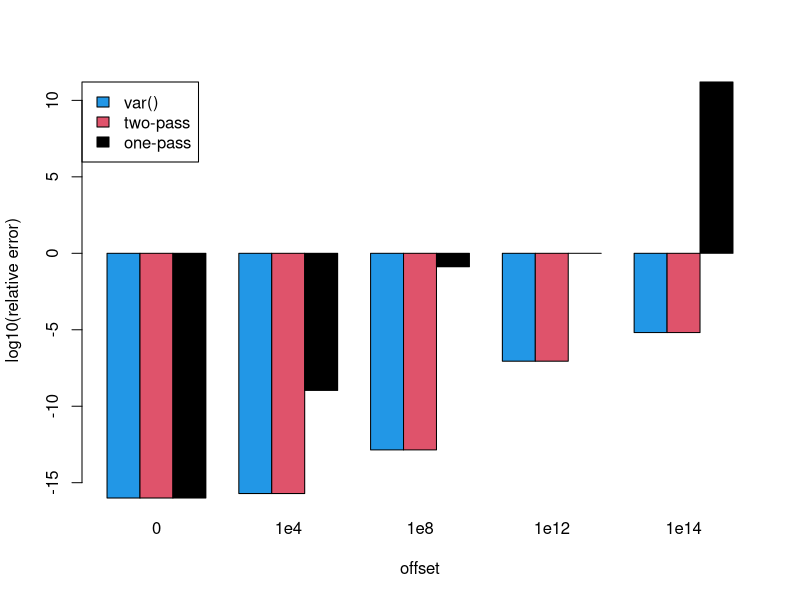
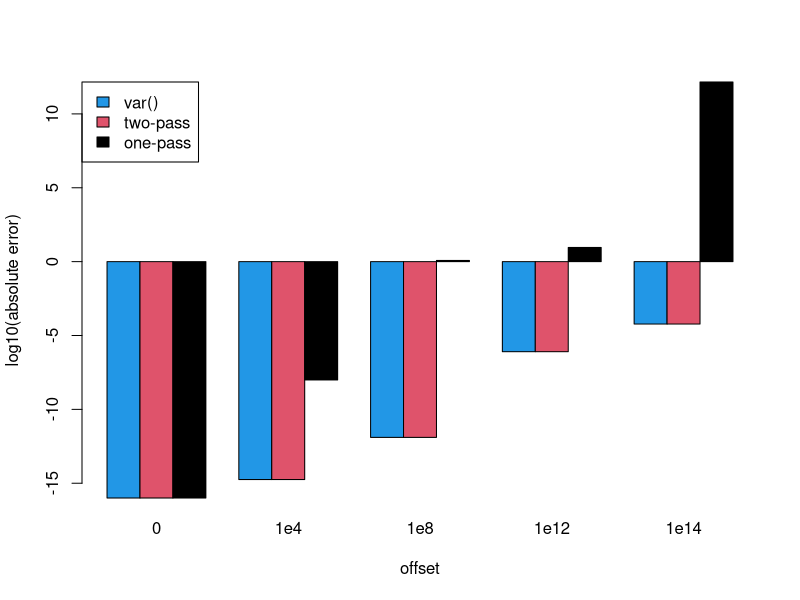
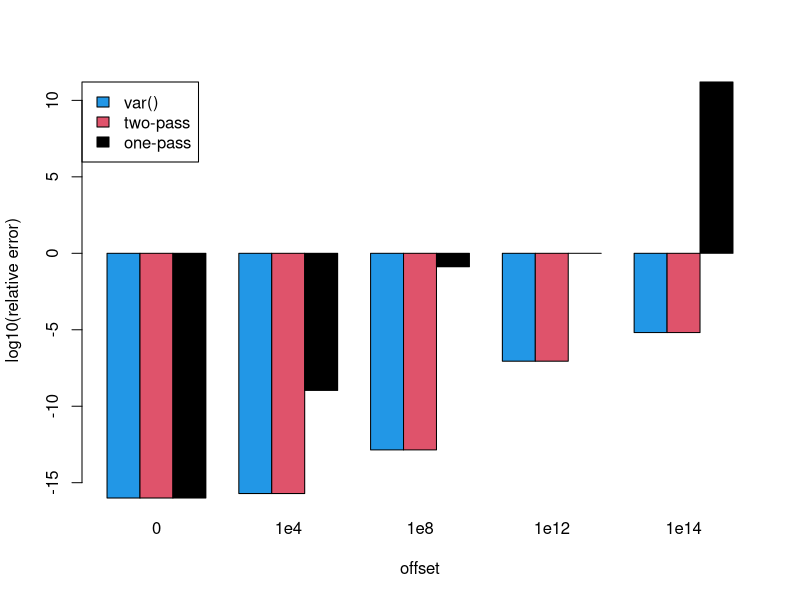
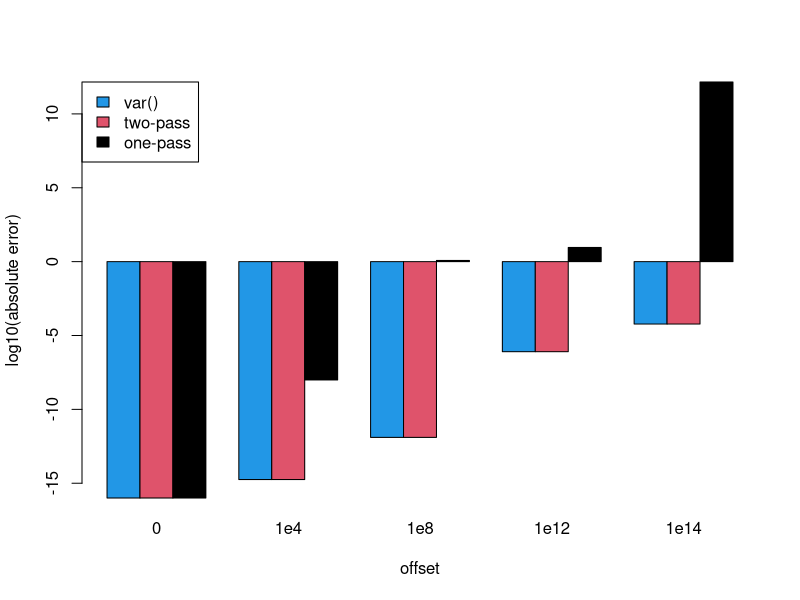

These figures' R source, in order:
## ---- chunk 1
# Set seed to '1' and generate random sample
set.seed(1)

# Generate random sample 'z' with mean '0' and standard deviation '3'
z <- rnorm(100000, mean = 0, sd = 3) 

# Define offsets to be added to the random sample
offsets <- c(0, 1e4, 1e8, 1e12, 1e14)
## ---- chunk 2

# Define two-pass algorithm for sample variance
two_pass_variance <- function(data) {
  n <- length(data)
  sum((data - mean(data))^2) / (n - 1)
}

# Define one-pass formula for sample variance
one_pass_variance <- function(data) {
  n <- length(data)
  (sum(data^2) - sum(data)^2 / n) / (n - 1)
}
## ---- chunk 3

# Create a data frame to store results for each offset
Data_Frame <- data.frame (
  offsets = offsets,
  var = NA,
  two_pass_algorithm = NA,
  one_pass_formula = NA
)

# Loop over each offset and compute variances using different methods
for (i in seq_along(offsets)) {
    x <- offsets[i] + z  # Add offset to the random sample
    Data_Frame$var[i] <- var(x)
    Data_Frame$two_pass_algorithm[i] <- two_pass_variance(x)
    Data_Frame$one_pass_formula[i] <- one_pass_variance(x)
}

print(Data_Frame, digits = 10)
## ---- chunk 4
var_z <- var(z)

# Compute absolute errors for each method compared to var(z)
Data_Frame$abs_err_var <- abs(Data_Frame$var - var_z)
Data_Frame$abs_err_two <- abs(Data_Frame$two_pass_algorithm - var_z)
Data_Frame$abs_err_one <- abs(Data_Frame$one_pass_formula - var_z)

# Compute relative errors
Data_Frame$rel_err_var <- Data_Frame$abs_err_var / var_z
Data_Frame$rel_err_two <- Data_Frame$abs_err_two / var_z
Data_Frame$rel_err_one <- Data_Frame$abs_err_one / var_z

print(Data_Frame[c("offsets", "rel_err_var", "rel_err_two", "rel_err_one")], digits = 3)
## ---- chunk 5
cols <- c("0", "1e4", "1e8", "1e12", "1e14")
leg <- c("var()", "two-pass", "one-pass")

rel <- rbind(Data_Frame$rel_err_var, Data_Frame$rel_err_two, Data_Frame$rel_err_one)
abs_err <- rbind(Data_Frame$abs_err_var, Data_Frame$abs_err_two, Data_Frame$abs_err_one)
colnames(rel) <- colnames(abs_err) <- cols

barplot(log10(pmax(rel, 1e-16)), beside = TRUE, col = c(4, 2, 1),
        xlab = "offset", ylab = "log10(relative error)",
        legend.text = leg, args.legend = list(x = "topleft"))

barplot(log10(pmax(abs_err, 1e-16)), beside = TRUE, col = c(4, 2, 1),
        xlab = "offset", ylab = "log10(absolute error)",
        legend.text = leg, args.legend = list(x = "topleft"))
## ---- chunk 6
# Set seed to '1' and generate random sample
x <- c(5, 8, 10, 20, 30, 40)
## ---- chunk 7
# Upper-tail probability in three different ways

# via complement
p1 <- 1 - pnorm(x)
# direct
p2 <- pnorm(x, lower.tail = FALSE)
# log-scale
lp <- pnorm(x, lower.tail = FALSE, log.p = TRUE) 

# Collect the three results in a data frame
print(data.frame(x, p1, p2, lp), digits = 5)
## ---- chunk 8
# Determine relative error
rel_err <- abs(p1 - p2) / p2

# Collect the results in a data frame
print(data.frame(x, p1, p2, rel_err), digits = 5)

# Identify the first x where the relative error exceeds 5%
x[which(rel_err > 0.05)[1]]
# First x where p1 returns exactly 0
x[which(p1 == 0)[1]]
## ---- chunk 9
# Recover a probability from the log-probability using `exp()`
lp_recovered <- exp(lp)

# Create a data frame to store results for each method
results_df <- data.frame( x = x,
  minus_pnorm = p1,
  pnorm_lower_tail_FALSE = p2,
  log_p = lp,
  log_p_recovered = lp_recovered
) 

# Ouput the results
print(results_df)
## ---- chunk 10
lp9 <- pnorm(9, lower.tail = FALSE, log.p = TRUE)
lp9
exp(lp9)
1 - pnorm(9)
## ---- chunk 11
set.seed(2)

y <- rbinom(5000, size = 1, prob = 0.03)
p1 <- 0.03
p2 <- 0.035
## ---- chunk 12
# Define likelihood function for Bernoulli distribution
L <- function(p) {
    prod(p^y * (1 - p)^(1 - y))
}

# Compute the likelihoods for p1 and p2
L_p1 <- L(p1)
L_p2 <- L(p2)

# Collect the results in a vector
c(L_p1, L_p2)
## ---- chunk 13
# Define log-likelihood function for Bernoulli distribution
l <- function(p) {
  sum(y * log(p) + (1 - y) * log(1 - p))
}

# Compute the log-likelihoods for p1 and p2
l_p1 <- l(p1)
l_p2 <- l(p2)

# Collect the results in a vector again
c(l_p1, l_p2)
## ---- chunk 14
# Compare the two models using the direct likelihoods
L(p1) == L(p2)
## ---- chunk 15
# Compare the two models using the log-likelihoods
l(p1) - l(p2)
exp(l(p1) - l(p2))
## ---- chunk 16
log_ratio <- l(p1) - l(p2)

print(log_ratio)
## ---- chunk 17
ratio <- exp(l(p1) - l(p2))

c(log_ratio, ratio)
## ---- chunk 18
# Set seed to '3' (makes the draw reproducible)
set.seed(3) 

# Define n and draw n random numbers from a standard normal distribution
n <- 5000
u <- rnorm(n) 

# x1 and x2 share u and differ only by noise with sd 1e-4
x1 <- 1e8 + u
x2 <- 1e8 + u + rnorm(n, sd = 1e-4) 

# x1 and x2 as columns into a 5000 x 2 matrix
X <- cbind(x1, x2)

# Dimension of X
dim(X)
## ---- chunk 19
set.seed(3)
# Sample covariance matrix of X (divisor n - 1)
Cov_X <- cov(X)

# This is the output of cov(X)
print(Cov_X)
## ---- chunk 20
set.seed(3)
# Correlation of x1 and x2
Corr_X <- cor(x1, x2)

# This is the output of cor(X) with 15 digits
print(Corr_X, digits = 15)

# Correlations distance from 1
print(1 - Corr_X)
## ---- chunk 21
set.seed(3)
# Eigenvalues of `covariance matrix` of X
e <- eigen(Cov_X, symmetric = TRUE)

e$values # numeric vector: 2.025956e+00 4.992561e-09
## ---- chunk 22
set.seed(3)
# Mean of each column of the matrix X (Two entries, one per column of X)
mean_X <- colMeans(X)

# One-pass covariance with sample correction
# Crossprod(X)/n is E(x_i x_j) and tcrossprod(m) is E(x_i)E(x_j)
one_pass_cov <- (crossprod(X) / n - tcrossprod(mean_X)) * n / (n - 1)

# `digits = 15`
print(one_pass_cov, digits = 15)
## ---- chunk 23
# Absolute and relative error of the one-pass result, cov(X) as reference
abs_err <- abs(one_pass_cov - Cov_X)
rel_err <- abs_err / abs(Cov_X)

print(abs_err)
print(rel_err)
## ---- chunk 24
# Setup of exercise sheet, which centres the columns of matrix X
Xc <- scale(X, center = TRUE, scale = FALSE)

# Mean of each column of the centred matrix Xc
mean_Xc <- colMeans(Xc)

# Like before compute covariance of centred matrix Xc
one_pass_cov_c <- (crossprod(Xc) / n - tcrossprod(mean_Xc)) * n / (n - 1)
# Ouput with digits = 15
print(one_pass_cov_c, digits = 15)

# Compare with cov(X) as reference
abs_err_c <- abs(one_pass_cov_c - Cov_X)
rel_err_c <- abs_err_c / abs(Cov_X)

print(abs_err_c)
print(rel_err_c)
## ---- chunk 25
# Set seed to '42' and generate random sample
set.seed(42)
## ---- chunk 26
# Set parameters
n <- 1000
p <- 5

# Independent standard normals 
Z_raw <- matrix(data = rnorm(n * p), nrow = n, ncol = p)

# Non-diagonal covariance matrix
A <- matrix(data = rnorm(p * p), nrow = p, ncol = p)
Sigma_true <- crossprod(A) + diag(p) # ensures positive definiteness

# Use Cholesky decomposition `chol()` on symmetric, positive definite matrix
R <- chol(Sigma_true)

# Mix the independent columns linearly so that X has covariance Sigma_true
X <- Z_raw %*% R

# Centre the data
Xc <- sweep(X, 2, colMeans(X))

# Covariance matrix S
S <- cov(Xc)

print("Sample Covariance Matrix S:")
print(S)

# Inspect S and compare to Sigma_true
round(S, digits = 2)
round(Sigma_true, digits = 2)

abs(S - Sigma_true)
## ---- chunk 27
# Compute the eigendecomposition of S
eig <- eigen(S) 
lambda <- eig$values 
Q <- eig$vectors

# Compute the PCA whitening matrix and whitened data
W_pca <- diag(1 / sqrt(lambda)) %*% t(Q) 
Z_pca <- Xc %*% t(W_pca)

# Whitened data should have identity covariance
cov_pca <- cov(Z_pca)
print(cov_pca)

# Rounded for better readability
round(cov_pca, digits = 10)
## ---- chunk 28
# Compute the ZCA whitening matrix and whitened data like given in the lecture notes
W_zca <- Q %*% diag(1 / sqrt(lambda)) %*% t(Q) 
Z_zca <- Xc %*% t(W_zca)

# Whitened data should have identity covariance
cov_zca <- cov(Z_zca)
print(cov_zca)

# Rounded for better readability
round(cov(Z_zca), 10)
## ---- chunk 29
# chol() computes the cholesky factorization of S, returning the upper triangular matrix U such that S = U^T U
U <- chol(S)
L <- t(U)
W_chol <- solve(L)

# Whitened data
Z_chol <- Xc %*% t(W_chol)
# Sample covariance of the whitened data
cov_chol <- cov(Z_chol) 

# Rounded for better readability
round(cov_chol, 10)
## ---- chunk 30
# Matrix multiplication of L with itself. Check if it equals S
isTRUE(all.equal(L %*% L, S))

# Matrix multiplication of L with L transpose.
isTRUE(all.equal(L %*% t(L), S))
## ---- chunk 31
Zs <- list(PCA = Z_pca, ZCA = Z_zca, Cholesky = Z_chol)

isTRUE(all.equal(Z_pca, Z_zca))
isTRUE(all.equal(Z_pca, Z_chol))
## ---- chunk 32
round(cov_pca, 2)
round(cov_zca, 2)
round(cov_chol, 2)
## ---- chunk 33
set.seed(3)
# Create a copy of X and
# make the fifth variable almost equal to the first 
X2 <- X
X2[, 5] <- X2[, 1] + 1e-7 * rnorm(n)

# Centre the new data and compute its covariance matrix
X2c <- scale(X2, center = TRUE, scale = FALSE)
CovX2 <- cov(X2c)

# Compute the eigenvalues and condition number of CovX2
e2 <- eigen(CovX2)
lambda2 <- e2$values

Q2 <- e2$vectors
kap <- kappa(CovX2, exact = TRUE)

print(lambda2)
## ---- chunk 34
set.seed(3)
# PCA and ZCA whitening matrices
W2 <- list(
  PCA = diag(1 / sqrt(lambda2)) %*% t(Q2),
  ZCA = Q2 %*% diag(1 / sqrt(lambda2)) %*% t(Q2)
)
Z2 <- lapply(W2, function(W) X2c %*% t(W))

# whitening matrices
round(W2$PCA, 2)
round(W2$ZCA, 2)

# Cholesky whitening matrix
# chol() fails if CovX2 is not numerically positive definite
U2 <- tryCatch(chol(CovX2), error = function(e) NULL)
is.null(U2)

L2 <- t(U2)
W2_chol <- solve(L2)

# Whitened data
Z2_chol <- X2c %*% t(W2_chol)

# whitening matrix
round(W2_chol, 2)
## ---- chunk 35
set.seed(3)
# Covariance of the whitened data for PCA and ZCA
cov2 <- lapply(Z2, cov)

# covariance of the whitened data for Cholesky
cov2_chol <- cov(Z2_chol)
round(cov2_chol, 2) # Rounded for better readability

lapply(cov2, round, 2)
## ---- chunk 36
# Set seed to '1' and generate random sample
set.seed(1)

# Generate random sample 'z' with mean '0' and standard deviation '3'
z <- rnorm(100000, mean = 0, sd = 3) 

# Define offsets to be added to the random sample
offsets <- c(0, 1e4, 1e8, 1e12, 1e14)
## ---- chunk 37

# Define two-pass algorithm for sample variance
two_pass_variance <- function(data) {
  n <- length(data)
  sum((data - mean(data))^2) / (n - 1)
}

# Define one-pass formula for sample variance
one_pass_variance <- function(data) {
  n <- length(data)
  (sum(data^2) - sum(data)^2 / n) / (n - 1)
}
## ---- chunk 38

# Create a data frame to store results for each offset
Data_Frame <- data.frame (
  offsets = offsets,
  var = NA,
  two_pass_algorithm = NA,
  one_pass_formula = NA
)

# Loop over each offset and compute variances using different methods
for (i in seq_along(offsets)) {
    x <- offsets[i] + z  # Add offset to the random sample
    Data_Frame$var[i] <- var(x)
    Data_Frame$two_pass_algorithm[i] <- two_pass_variance(x)
    Data_Frame$one_pass_formula[i] <- one_pass_variance(x)
}

print(Data_Frame, digits = 10)
## ---- chunk 39
var_z <- var(z)

# Compute absolute errors for each method compared to var(z)
Data_Frame$abs_err_var <- abs(Data_Frame$var - var_z)
Data_Frame$abs_err_two <- abs(Data_Frame$two_pass_algorithm - var_z)
Data_Frame$abs_err_one <- abs(Data_Frame$one_pass_formula - var_z)

# Compute relative errors
Data_Frame$rel_err_var <- Data_Frame$abs_err_var / var_z
Data_Frame$rel_err_two <- Data_Frame$abs_err_two / var_z
Data_Frame$rel_err_one <- Data_Frame$abs_err_one / var_z

print(Data_Frame[c("offsets", "rel_err_var", "rel_err_two", "rel_err_one")], digits = 3)
## ---- chunk 40
cols <- c("0", "1e4", "1e8", "1e12", "1e14")
leg <- c("var()", "two-pass", "one-pass")

rel <- rbind(Data_Frame$rel_err_var, Data_Frame$rel_err_two, Data_Frame$rel_err_one)
abs_err <- rbind(Data_Frame$abs_err_var, Data_Frame$abs_err_two, Data_Frame$abs_err_one)
colnames(rel) <- colnames(abs_err) <- cols

barplot(log10(pmax(rel, 1e-16)), beside = TRUE, col = c(4, 2, 1),
        xlab = "offset", ylab = "log10(relative error)",
        legend.text = leg, args.legend = list(x = "topleft"))

barplot(log10(pmax(abs_err, 1e-16)), beside = TRUE, col = c(4, 2, 1),
        xlab = "offset", ylab = "log10(absolute error)",
        legend.text = leg, args.legend = list(x = "topleft"))
## ---- chunk 41
# Set seed to '1' and generate random sample
x <- c(5, 8, 10, 20, 30, 40)
## ---- chunk 42
# Upper-tail probability in three different ways

# via complement
p1 <- 1 - pnorm(x)
# direct
p2 <- pnorm(x, lower.tail = FALSE)
# log-scale
lp <- pnorm(x, lower.tail = FALSE, log.p = TRUE) 

# Collect the three results in a data frame
print(data.frame(x, p1, p2, lp), digits = 5)
## ---- chunk 43
# Determine relative error
rel_err <- abs(p1 - p2) / p2

# Collect the results in a data frame
print(data.frame(x, p1, p2, rel_err), digits = 5)

# Identify the first x where the relative error exceeds 5%
x[which(rel_err > 0.05)[1]]
# First x where p1 returns exactly 0
x[which(p1 == 0)[1]]
## ---- chunk 44
# Recover a probability from the log-probability using `exp()`
lp_recovered <- exp(lp)

# Create a data frame to store results for each method
results_df <- data.frame( x = x,
  minus_pnorm = p1,
  pnorm_lower_tail_FALSE = p2,
  log_p = lp,
  log_p_recovered = lp_recovered
) 

# Ouput the results
print(results_df)
## ---- chunk 45
lp9 <- pnorm(9, lower.tail = FALSE, log.p = TRUE)
lp9
exp(lp9)
1 - pnorm(9)
## ---- chunk 46
set.seed(2)

y <- rbinom(5000, size = 1, prob = 0.03)
p1 <- 0.03
p2 <- 0.035
## ---- chunk 47
# Define likelihood function for Bernoulli distribution
L <- function(p) {
    prod(p^y * (1 - p)^(1 - y))
}

# Compute the likelihoods for p1 and p2
L_p1 <- L(p1)
L_p2 <- L(p2)

# Collect the results in a vector
c(L_p1, L_p2)
## ---- chunk 48
# Define log-likelihood function for Bernoulli distribution
l <- function(p) {
  sum(y * log(p) + (1 - y) * log(1 - p))
}

# Compute the log-likelihoods for p1 and p2
l_p1 <- l(p1)
l_p2 <- l(p2)

# Collect the results in a vector again
c(l_p1, l_p2)
## ---- chunk 49
# Compare the two models using the direct likelihoods
L(p1) == L(p2)
## ---- chunk 50
# Compare the two models using the log-likelihoods
l(p1) - l(p2)
exp(l(p1) - l(p2))
## ---- chunk 51
log_ratio <- l(p1) - l(p2)

print(log_ratio)
## ---- chunk 52
ratio <- exp(l(p1) - l(p2))

c(log_ratio, ratio)
## ---- chunk 53
# Set seed to '3' (makes the draw reproducible)
set.seed(3) 

# Define n and draw n random numbers from a standard normal distribution
n <- 5000
u <- rnorm(n) 

# x1 and x2 share u and differ only by noise with sd 1e-4
x1 <- 1e8 + u
x2 <- 1e8 + u + rnorm(n, sd = 1e-4) 

# x1 and x2 as columns into a 5000 x 2 matrix
X <- cbind(x1, x2)

# Dimension of X
dim(X)
## ---- chunk 54
set.seed(3)
# Sample covariance matrix of X (divisor n - 1)
Cov_X <- cov(X)

# This is the output of cov(X)
print(Cov_X)
## ---- chunk 55
set.seed(3)
# Correlation of x1 and x2
Corr_X <- cor(x1, x2)

# This is the output of cor(X) with 15 digits
print(Corr_X, digits = 15)

# Correlations distance from 1
print(1 - Corr_X)
## ---- chunk 56
set.seed(3)
# Eigenvalues of `covariance matrix` of X
e <- eigen(Cov_X, symmetric = TRUE)

e$values # numeric vector: 2.025956e+00 4.992561e-09
## ---- chunk 57
set.seed(3)
# Mean of each column of the matrix X (Two entries, one per column of X)
mean_X <- colMeans(X)

# One-pass covariance with sample correction
# Crossprod(X)/n is E(x_i x_j) and tcrossprod(m) is E(x_i)E(x_j)
one_pass_cov <- (crossprod(X) / n - tcrossprod(mean_X)) * n / (n - 1)

# `digits = 15`
print(one_pass_cov, digits = 15)
## ---- chunk 58
# Absolute and relative error of the one-pass result, cov(X) as reference
abs_err <- abs(one_pass_cov - Cov_X)
rel_err <- abs_err / abs(Cov_X)

print(abs_err)
print(rel_err)
## ---- chunk 59
# Setup of exercise sheet, which centres the columns of matrix X
Xc <- scale(X, center = TRUE, scale = FALSE)

# Mean of each column of the centred matrix Xc
mean_Xc <- colMeans(Xc)

# Like before compute covariance of centred matrix Xc
one_pass_cov_c <- (crossprod(Xc) / n - tcrossprod(mean_Xc)) * n / (n - 1)
# Ouput with digits = 15
print(one_pass_cov_c, digits = 15)

# Compare with cov(X) as reference
abs_err_c <- abs(one_pass_cov_c - Cov_X)
rel_err_c <- abs_err_c / abs(Cov_X)

print(abs_err_c)
print(rel_err_c)
## ---- chunk 60
# Set seed to '42' and generate random sample
set.seed(42)
## ---- chunk 61
# Set parameters
n <- 1000
p <- 5

# Independent standard normals 
Z_raw <- matrix(data = rnorm(n * p), nrow = n, ncol = p)

# Non-diagonal covariance matrix
A <- matrix(data = rnorm(p * p), nrow = p, ncol = p)
Sigma_true <- crossprod(A) + diag(p) # ensures positive definiteness

# Use Cholesky decomposition `chol()` on symmetric, positive definite matrix
R <- chol(Sigma_true)

# Mix the independent columns linearly so that X has covariance Sigma_true
X <- Z_raw %*% R

# Centre the data
Xc <- sweep(X, 2, colMeans(X))

# Covariance matrix S
S <- cov(Xc)

print("Sample Covariance Matrix S:")
print(S)

# Inspect S and compare to Sigma_true
round(S, digits = 2)
round(Sigma_true, digits = 2)

abs(S - Sigma_true)
## ---- chunk 62
# Compute the eigendecomposition of S
eig <- eigen(S) 
lambda <- eig$values 
Q <- eig$vectors

# Compute the PCA whitening matrix and whitened data
W_pca <- diag(1 / sqrt(lambda)) %*% t(Q) 
Z_pca <- Xc %*% t(W_pca)

# Whitened data should have identity covariance
cov_pca <- cov(Z_pca)
print(cov_pca)

# Rounded for better readability
round(cov_pca, digits = 10)
## ---- chunk 63
# Compute the ZCA whitening matrix and whitened data like given in the lecture notes
W_zca <- Q %*% diag(1 / sqrt(lambda)) %*% t(Q) 
Z_zca <- Xc %*% t(W_zca)

# Whitened data should have identity covariance
cov_zca <- cov(Z_zca)
print(cov_zca)

# Rounded for better readability
round(cov(Z_zca), 10)
## ---- chunk 64
# chol() computes the cholesky factorization of S, returning the upper triangular matrix U such that S = U^T U
U <- chol(S)
L <- t(U)
W_chol <- solve(L)

# Whitened data
Z_chol <- Xc %*% t(W_chol)
# Sample covariance of the whitened data
cov_chol <- cov(Z_chol) 

# Rounded for better readability
round(cov_chol, 10)
## ---- chunk 65
# Matrix multiplication of L with itself. Check if it equals S
isTRUE(all.equal(L %*% L, S))

# Matrix multiplication of L with L transpose.
isTRUE(all.equal(L %*% t(L), S))
## ---- chunk 66
Zs <- list(PCA = Z_pca, ZCA = Z_zca, Cholesky = Z_chol)

isTRUE(all.equal(Z_pca, Z_zca))
isTRUE(all.equal(Z_pca, Z_chol))
## ---- chunk 67
round(cov_pca, 2)
round(cov_zca, 2)
round(cov_chol, 2)
## ---- chunk 68
set.seed(3)
# Create a copy of X and
# make the fifth variable almost equal to the first 
X2 <- X
X2[, 5] <- X2[, 1] + 1e-7 * rnorm(n)

# Centre the new data and compute its covariance matrix
X2c <- scale(X2, center = TRUE, scale = FALSE)
CovX2 <- cov(X2c)

# Compute the eigenvalues and condition number of CovX2
e2 <- eigen(CovX2)
lambda2 <- e2$values

Q2 <- e2$vectors
kap <- kappa(CovX2, exact = TRUE)

print(lambda2)
## ---- chunk 69
set.seed(3)
# PCA and ZCA whitening matrices
W2 <- list(
  PCA = diag(1 / sqrt(lambda2)) %*% t(Q2),
  ZCA = Q2 %*% diag(1 / sqrt(lambda2)) %*% t(Q2)
)
Z2 <- lapply(W2, function(W) X2c %*% t(W))

# whitening matrices
round(W2$PCA, 2)
round(W2$ZCA, 2)

# Cholesky whitening matrix
# chol() fails if CovX2 is not numerically positive definite
U2 <- tryCatch(chol(CovX2), error = function(e) NULL)
is.null(U2)

L2 <- t(U2)
W2_chol <- solve(L2)

# Whitened data
Z2_chol <- X2c %*% t(W2_chol)

# whitening matrix
round(W2_chol, 2)
## ---- chunk 70
set.seed(3)
# Covariance of the whitened data for PCA and ZCA
cov2 <- lapply(Z2, cov)

# covariance of the whitened data for Cholesky
cov2_chol <- cov(Z2_chol)
round(cov2_chol, 2) # Rounded for better readability

lapply(cov2, round, 2)
